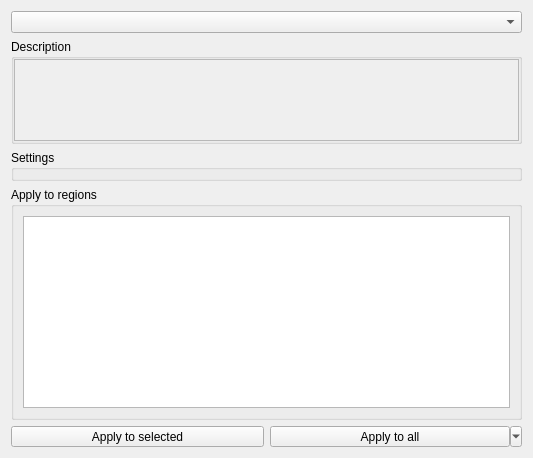
<?xml version="1.0" encoding="UTF-8"?>
<ui version="4.0">
 <class>Computations</class>
 <widget class="QWidget" name="Computations">
  <property name="geometry">
   <rect>
    <x>0</x>
    <y>0</y>
    <width>533</width>
    <height>458</height>
   </rect>
  </property>
  <property name="sizePolicy">
   <sizepolicy hsizetype="Maximum" vsizetype="Fixed">
    <horstretch>0</horstretch>
    <verstretch>0</verstretch>
   </sizepolicy>
  </property>
  <property name="windowTitle">
   <string>Form</string>
  </property>
  <layout class="QVBoxLayout" name="verticalLayout">
   <item>
    <widget class="QComboBox" name="cmbRegComps">
     <property name="sizePolicy">
      <sizepolicy hsizetype="Preferred" vsizetype="Fixed">
       <horstretch>0</horstretch>
       <verstretch>0</verstretch>
      </sizepolicy>
     </property>
    </widget>
   </item>
   <item>
    <widget class="QGroupBox" name="grpRegDesc">
     <property name="sizePolicy">
      <sizepolicy hsizetype="Minimum" vsizetype="Minimum">
       <horstretch>0</horstretch>
       <verstretch>0</verstretch>
      </sizepolicy>
     </property>
     <property name="title">
      <string>Description</string>
     </property>
     <layout class="QHBoxLayout" name="horizontalLayout_3">
      <property name="leftMargin">
       <number>0</number>
      </property>
      <property name="topMargin">
       <number>0</number>
      </property>
      <property name="rightMargin">
       <number>0</number>
      </property>
      <property name="bottomMargin">
       <number>0</number>
      </property>
      <item>
       <widget class="QScrollArea" name="scrollArea">
        <property name="widgetResizable">
         <bool>true</bool>
        </property>
        <widget class="QWidget" name="scrollAreaWidgetContents">
         <property name="geometry">
          <rect>
           <x>0</x>
           <y>0</y>
           <width>507</width>
           <height>74</height>
          </rect>
         </property>
         <layout class="QVBoxLayout" name="verticalLayout_2">
          <item>
           <widget class="QLabel" name="lblCompDesc">
            <property name="text">
             <string/>
            </property>
            <property name="wordWrap">
             <bool>true</bool>
            </property>
           </widget>
          </item>
         </layout>
        </widget>
       </widget>
      </item>
     </layout>
    </widget>
   </item>
   <item>
    <widget class="QGroupBox" name="grpRegionSettings">
     <property name="sizePolicy">
      <sizepolicy hsizetype="Minimum" vsizetype="Minimum">
       <horstretch>0</horstretch>
       <verstretch>0</verstretch>
      </sizepolicy>
     </property>
     <property name="title">
      <string>Settings</string>
     </property>
    </widget>
   </item>
   <item>
    <widget class="QGroupBox" name="grpRegRestrict">
     <property name="sizePolicy">
      <sizepolicy hsizetype="Minimum" vsizetype="Minimum">
       <horstretch>0</horstretch>
       <verstretch>0</verstretch>
      </sizepolicy>
     </property>
     <property name="title">
      <string>Apply to regions</string>
     </property>
     <layout class="QVBoxLayout" name="verticalLayout_4">
      <item>
       <widget class="QListView" name="regRestrictView">
        <property name="sizePolicy">
         <sizepolicy hsizetype="Minimum" vsizetype="Minimum">
          <horstretch>0</horstretch>
          <verstretch>0</verstretch>
         </sizepolicy>
        </property>
        <property name="selectionMode">
         <enum>QAbstractItemView::MultiSelection</enum>
        </property>
        <property name="selectionBehavior">
         <enum>QAbstractItemView::SelectRows</enum>
        </property>
       </widget>
      </item>
     </layout>
    </widget>
   </item>
   <item>
    <layout class="QHBoxLayout" name="horizontalLayout_2">
     <item>
      <widget class="QToolButton" name="btnRegApply">
       <property name="sizePolicy">
        <sizepolicy hsizetype="Minimum" vsizetype="Fixed">
         <horstretch>0</horstretch>
         <verstretch>0</verstretch>
        </sizepolicy>
       </property>
       <property name="text">
        <string>Apply to selected</string>
       </property>
      </widget>
     </item>
     <item>
      <widget class="QToolButton" name="btnRegApplyAll">
       <property name="sizePolicy">
        <sizepolicy hsizetype="Minimum" vsizetype="Fixed">
         <horstretch>0</horstretch>
         <verstretch>0</verstretch>
        </sizepolicy>
       </property>
       <property name="text">
        <string>Apply to all</string>
       </property>
       <property name="popupMode">
        <enum>QToolButton::MenuButtonPopup</enum>
       </property>
       <property name="toolButtonStyle">
        <enum>Qt::ToolButtonTextBesideIcon</enum>
       </property>
      </widget>
     </item>
    </layout>
   </item>
  </layout>
 </widget>
 <resources/>
 <connections/>
</ui>
